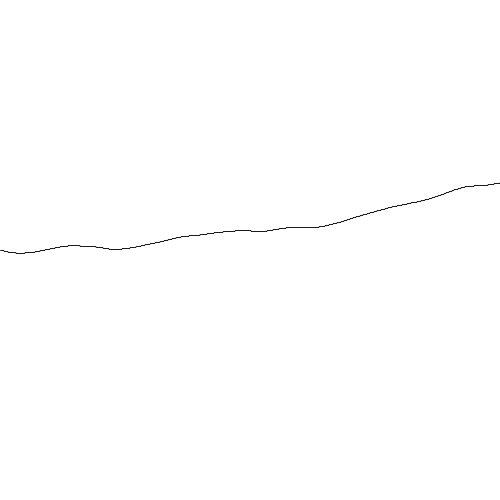
Frame 1 (no input)
Frame 60 (the mouse pressed at the canvas centre just before this capture): identical to frame 1, image omitted
Frame 120 (the mouse held since frame 60 and released just before this capture): identical to frame 1, image omitted

The Processing sketch that drew this single still picture (run headless with seeded random() and noise(); from frame 60 on, the mouse is pressed at the canvas centre):

// Processing sketch: processing_182016
// ── processing_182016.pde

float y;
float x;
float yVariance;
float newY;
float noiseSeed;

void setup(){
 size(500,500);
 smooth();
 y=height/2;
 x=0;
 strokeWeight(1);
 stroke(0,200);
 frameRate(10);
 
  
}

void draw(){
  background(255);
  noiseSeed=2;// try 2
  for (int i=0;x<width;x++){
    yVariance=noise(noiseSeed)-.49;
    newY=y+yVariance;
    line(x,y,x+1,newY);
    y=newY;
    noiseSeed+=0.02;
  }
  x=0;
  y=height/2;
  
  
  
}
